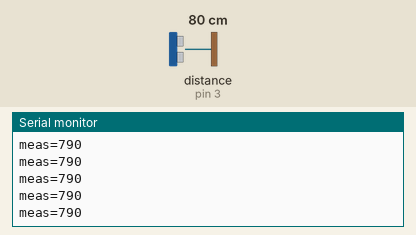
A sketch run on a simulated Arduino Mega 2560, built with avr-gcc and run on an emulated ATmega2560. Shown: the last lines printed to the serial monitor. Wiring (inferred from the names in the program): ultrasonic range finder: trigger pin 5; echo pin 3. Inputs (shaded band) come from the test bench; at power-on: distance to the obstacle (sensor on pin 3) 80 cm. The echo pulse lasts 58.3 µs per cm.

Above: at 1.7 s.
1.8 s: distance to the obstacle (sensor on pin 3) set to 2 cm
At 2.6 s:
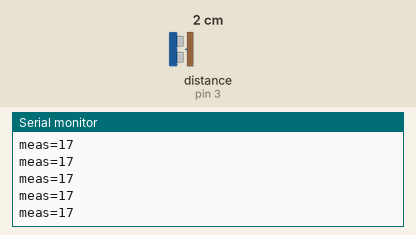
3.3 s: distance to the obstacle (sensor on pin 3) set to 9 cm
At 4.3 s:
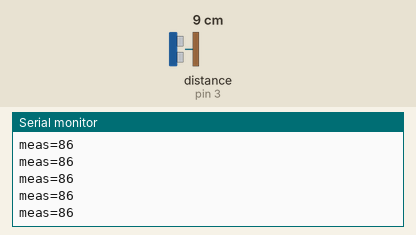
6.3 s: distance to the obstacle (sensor on pin 3) set to 35 cm
At 7.2 s:
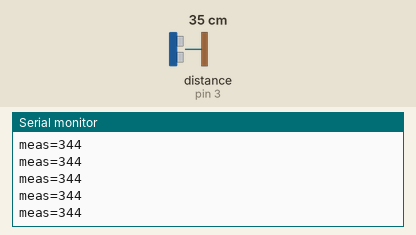
Timing chart, 0 to 9.3 s (numbered marks = the images above; inputs shaded):
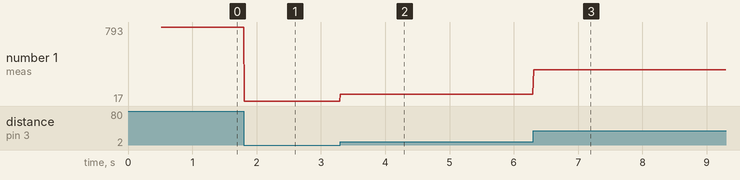

Measured:
- after the input at 1.8 s, the serial monitor: prints a new line at once (image 1)
- after the input at 3.3 s, the serial monitor: prints a new line at once (image 2)
- after the input at 6.3 s, the serial monitor: prints a new line at once (image 3)
- plotted number 1: 790 → 17 after the input at 1.8 s, 17 → 86 after the input at 3.3 s, 86 → 344 after the input at 6.3 s

The sketch:

HC-SR04.ino
```cpp
/*
  Ultrasonic Sensor HC-SR04 and Arduino Tutorial

  by Dejan Nedelkovski,
  www.HowToMechatronics.com

*/


// defines pins numbers
const int PIN_ECHO = 3;
const int PIN_TRIG = 5;         // trigger pin
const int PIN_NOISE1 = 50;
const int PIN_NOISE2 = 51;

const unsigned long DELAY = 200000; // delay in us
const bool NOISE = false;


void setup() {
  Serial.begin(9600); // Starts the serial communication

  pinMode(PIN_ECHO, INPUT); // Sets the echoPin as an Input
  pinMode(PIN_TRIG, OUTPUT); // Sets the trigPin as an Output
  digitalWrite(PIN_TRIG, LOW);

  // pinMode(PIN_NOISE1, OUTPUT);
  // pinMode(PIN_NOISE2, OUTPUT);
  // digitalWrite(PIN_NOISE1, LOW);
  // digitalWrite(PIN_NOISE2, LOW);

  delay(500);
  Serial.println("Init the sensor");
}


void loop() {
  // if(NOISE) {
  //   digitalWrite(PIN_NOISE1, HIGH);
  //   digitalWrite(PIN_NOISE2, HIGH);
  //   delayMicroseconds(10);
  //   digitalWrite(PIN_NOISE1, LOW);
  //   digitalWrite(PIN_NOISE2, LOW);
  //   delayMicroseconds(2900);
  // }

  // Sets the trigPin on HIGH state for 10 micro seconds
  digitalWrite(PIN_TRIG, HIGH);
  delayMicroseconds(10);
  digitalWrite(PIN_TRIG, LOW);

  // Reads the PIN_ECHO, returns the sound wave travel time in microseconds
  unsigned long pulse = pulseIn(PIN_ECHO, HIGH);
  unsigned int dist = round(float(pulse) * 0.34 / 2);
  Serial.print("meas=");
  Serial.println(dist);

  delay(10);
}
```
